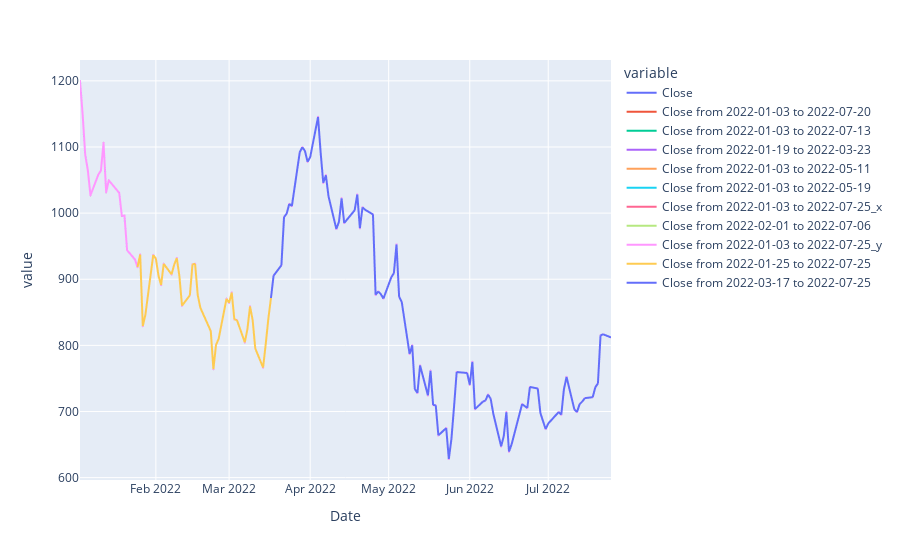

Write notebook code for a chart like this one.
### Markdown cell above
Ploteamos el objeto destinado a ser ploteado

### Code cell
px.line(to_plot)

### Figure 1 — Plotly figure (JSON) as saved in the notebook; plotly's stock layout.template omitted (floating-point values rounded to 4 significant figures; data arrays with more than 128 entries replaced by an {"elided": "..."} marker saying what was removed)
{"data": [{"hovertemplate": "variable=Close<br>Date=%{x}<br>value=%{y}<extra></extra>", "legendgroup": "Close", "line": {"color": "#636efa", "dash": "solid"}, "marker": {"symbol": "circle"}, "mode": "lines", "name": "Close", "showlegend": true, "type": "scattergl", "x": {"elided": "140 str values"}, "xaxis": "x", "y": {"elided": "140 float values"}, "yaxis": "y"}, {"hovertemplate": "variable=Close from 2022-01-03 to 2022-07-20<br>Date=%{x}<br>value=%{y}<extra></extra>", "legendgroup": "Close from 2022-01-03 to 2022-07-20", "line": {"color": "#EF553B", "dash": "solid"}, "marker": {"symbol": "circle"}, "mode": "lines", "name": "Close from 2022-01-03 to 2022-07-20", "showlegend": true, "type": "scattergl", "x": {"elided": "140 str values"}, "xaxis": "x", "y": {"elided": "140 float values"}, "yaxis": "y"}, {"hovertemplate": "variable=Close from 2022-01-03 to 2022-07-13<br>Date=%{x}<br>value=%{y}<extra></extra>", "legendgroup": "Close from 2022-01-03 to 2022-07-13", "line": {"color": "#00cc96", "dash": "solid"}, "marker": {"symbol": "circle"}, "mode": "lines", "name": "Close from 2022-01-03 to 2022-07-13", "showlegend": true, "type": "scattergl", "x": {"elided": "140 str values"}, "xaxis": "x", "y": {"elided": "140 float values"}, "yaxis": "y"}, {"hovertemplate": "variable=Close from 2022-01-19 to 2022-03-23<br>Date=%{x}<br>value=%{y}<extra></extra>", "legendgroup": "Close from 2022-01-19 to 2022-03-23", "line": {"color": "#ab63fa", "dash": "solid"}, "marker": {"symbol": "circle"}, "mode": "lines", "name": "Close from 2022-01-19 to 2022-03-23", "showlegend": true, "type": "scattergl", "x": {"elided": "140 str values"}, "xaxis": "x", "y": {"elided": "140 float values"}, "yaxis": "y"}, {"hovertemplate": "variable=Close from 2022-01-03 to 2022-05-11<br>Date=%{x}<br>value=%{y}<extra></extra>", "legendgroup": "Close from 2022-01-03 to 2022-05-11", "line": {"color": "#FFA15A", "dash": "solid"}, "marker": {"symbol": "circle"}, "mode": "lines", "name": "Close from 2022-01-03 to 2022-05-11", "showlegend": true, "type": "scattergl", "x": {"elided": "140 str values"}, "xaxis": "x", "y": {"elided": "140 float values"}, "yaxis": "y"}, {"hovertemplate": "variable=Close from 2022-01-03 to 2022-05-19<br>Date=%{x}<br>value=%{y}<extra></extra>", "legendgroup": "Close from 2022-01-03 to 2022-05-19", "line": {"color": "#19d3f3", "dash": "solid"}, "marker": {"symbol": "circle"}, "mode": "lines", "name": "Close from 2022-01-03 to 2022-05-19", "showlegend": true, "type": "scattergl", "x": {"elided": "140 str values"}, "xaxis": "x", "y": {"elided": "140 float values"}, "yaxis": "y"}, {"hovertemplate": "variable=Close from 2022-01-03 to 2022-07-25_x<br>Date=%{x}<br>value=%{y}<extra></extra>", "legendgroup": "Close from 2022-01-03 to 2022-07-25_x", "line": {"color": "#FF6692", "dash": "solid"}, "marker": {"symbol": "circle"}, "mode": "lines", "name": "Close from 2022-01-03 to 2022-07-25_x", "showlegend": true, "type": "scattergl", "x": {"elided": "140 str values"}, "xaxis": "x", "y": {"elided": "140 float values"}, "yaxis": "y"}, {"hovertemplate": "variable=Close from 2022-02-01 to 2022-07-06<br>Date=%{x}<br>value=%{y}<extra></extra>", "legendgroup": "Close from 2022-02-01 to 2022-07-06", "line": {"color": "#B6E880", "dash": "solid"}, "marker": {"symbol": "circle"}, "mode": "lines", "name": "Close from 2022-02-01 to 2022-07-06", "showlegend": true, "type": "scattergl", "x": {"elided": "140 str values"}, "xaxis": "x", "y": {"elided": "140 float values"}, "yaxis": "y"}, {"hovertemplate": "variable=Close from 2022-01-03 to 2022-07-25_y<br>Date=%{x}<br>value=%{y}<extra></extra>", "legendgroup": "Close from 2022-01-03 to 2022-07-25_y", "line": {"color": "#FF97FF", "dash": "solid"}, "marker": {"symbol": "circle"}, "mode": "lines", "name": "Close from 2022-01-03 to 2022-07-25_y", "showlegend": true, "type": "scattergl", "x": {"elided": "140 str values"}, "xaxis": "x", "y": {"elided": "140 float values"}, "yaxis": "y"}, {"hovertemplate": "variable=Close from 2022-01-25 to 2022-07-25<br>Date=%{x}<br>value=%{y}<extra></extra>", "legendgroup": "Close from 2022-01-25 to 2022-07-25", "line": {"color": "#FECB52", "dash": "solid"}, "marker": {"symbol": "circle"}, "mode": "lines", "name": "Close from 2022-01-25 to 2022-07-25", "showlegend": true, "type": "scattergl", "x": {"elided": "140 str values"}, "xaxis": "x", "y": {"elided": "140 float values"}, "yaxis": "y"}, {"hovertemplate": "variable=Close from 2022-03-17 to 2022-07-25<br>Date=%{x}<br>value=%{y}<extra></extra>", "legendgroup": "Close from 2022-03-17 to 2022-07-25", "line": {"color": "#636efa", "dash": "solid"}, "marker": {"symbol": "circle"}, "mode": "lines", "name": "Close from 2022-03-17 to 2022-07-25", "showlegend": true, "type": "scattergl", "x": {"elided": "140 str values"}, "xaxis": "x", "y": {"elided": "140 float values"}, "yaxis": "y"}], "layout": {"legend": {"title": {"text": "variable"}, "tracegroupgap": 0}, "margin": {"t": 60}, "xaxis": {"anchor": "y", "domain": [0, 1], "title": {"text": "Date"}}, "yaxis": {"anchor": "x", "domain": [0, 1], "title": {"text": "value"}}}}
